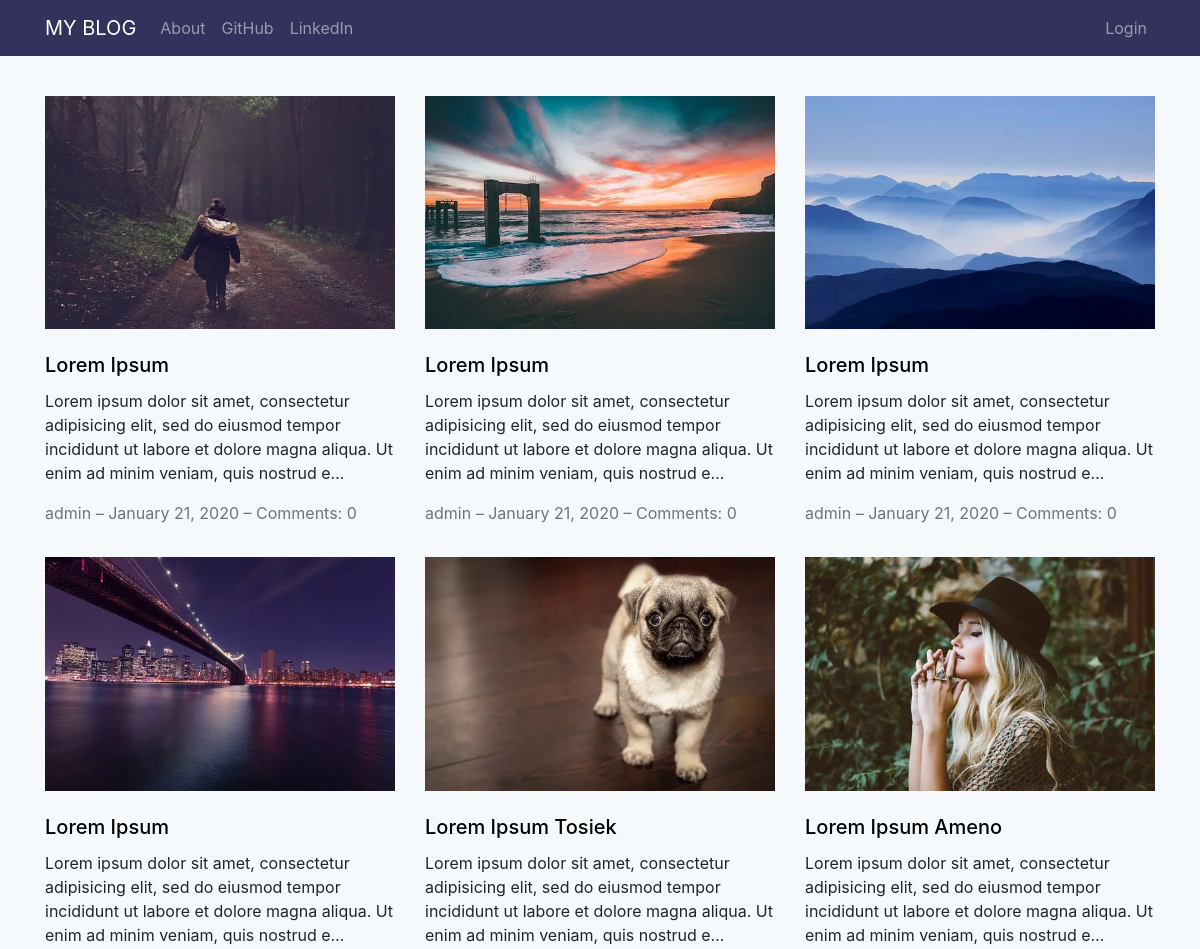
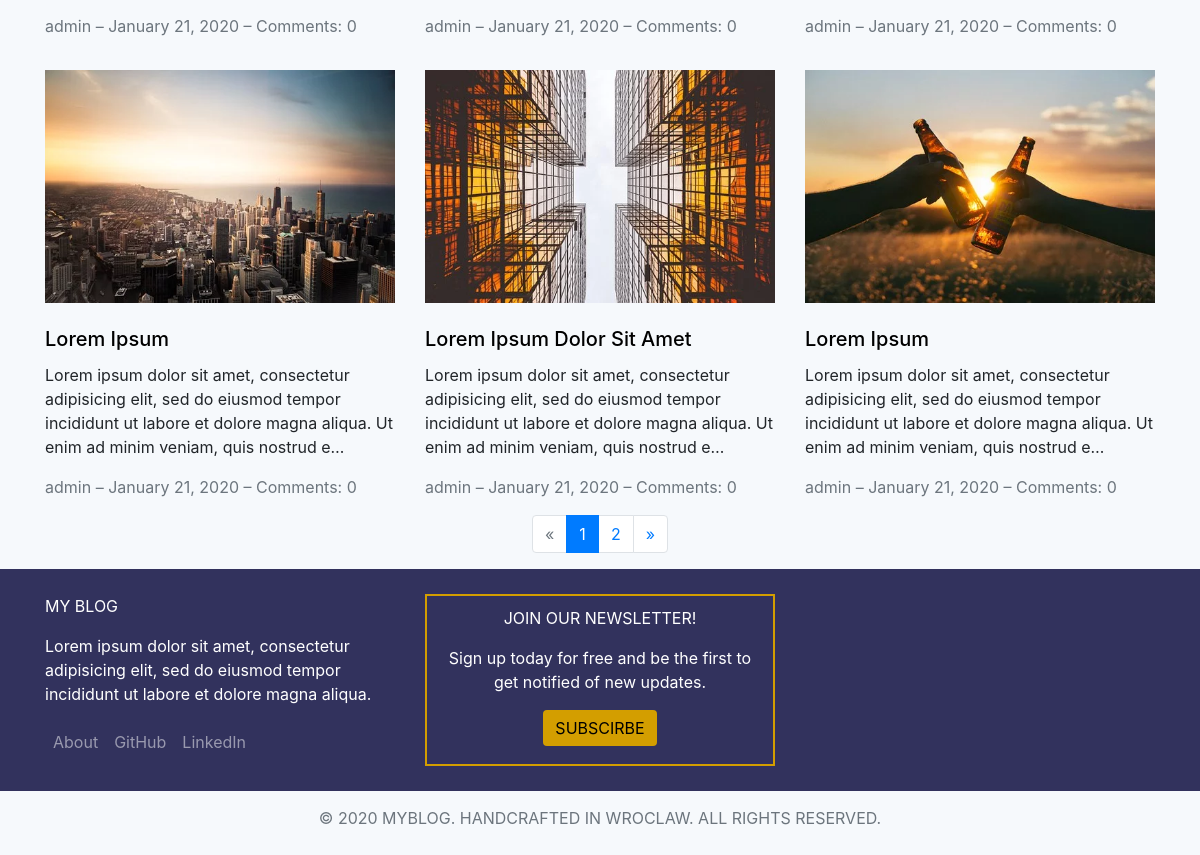
The page / on the database its author committed (2 pictures, top to bottom).
### blog/models.py (models this page shows, shortened)
class Post(models.Model):
    author = models.ForeignKey("auth.User", on_delete=models.CASCADE)
    title = models.CharField(max_length=200)
    text = models.TextField()
    image = models.ImageField(upload_to="post_img/", blank=True)
    create_date = models.DateTimeField(default=timezone.now)
    published_date = models.DateTimeField(blank=True, null=True)
    def approved_comments(self):
        return self.comments.filter(approved_comment=True)

### blog/views.py (the view)
# urls.py: path("", views.PostListView.as_view(), name="post_list"),
class PostListView(ListView):
    paginate_by = 9
    model = Post
    def get_queryset(self):
        return Post.objects.filter(published_date__lte=timezone.now()).order_by("-published_date")

### blog/templates/blog/post_list.html
{% extends "blog/base.html" %}
{% load static %}
{% block body_block %}
  <div class="row">
    {% for post in post_list %}
        <div class="col-sm-12 col-md-4 my-3">
          <a href="{% url 'post_detail' pk=post.pk %}">
            {% if post.image %}
              <img src="{{post.image.url}}" class="img-fluid">
            {% else %}
              <img src="{% static "img/default_post.jpg" %}" class="img-fluid">
            {% endif %}
          </a>
          <h5 class="card-title mt-4">
            <a style="color: black" href="{% url 'post_detail' pk=post.pk %}">{{ post.title }}</a>
          </h5>
          <p class="card-text">{{ post.text|safe|truncatechars:165 }}</p>
          <p class="card-text text-muted">
            {{ post.author }} – {{ post.published_date|date:"F d, Y" }} –
            <a class="text-muted" href="{% url 'post_detail' pk=post.pk %}">Comments: {{ post.approved_comments.count }}</a>
          </p>
        </div>
      {% if forloop.counter|divisibleby:"3" %}
        </div>
        <div class="row">
      {% endif %}
    {% endfor %}
  </div>
  {% if is_paginated %}
    <ul class="pagination">
      {% if page_obj.has_previous %}
        <li class="page-item">
          <a class="page-link" href="?page={{page_obj.previous_page_number}}">&laquo;</a>
        </li>
      {% else %}
        <li class="page-item disabled">
          <span class="page-link">&laquo;</span>
        </li>
      {% endif %}
      {% for i in page_obj.paginator.page_range %}
        {% if i == page_obj.number %}
          <li class="page-item active">
            <a class="page-link" href="">{{page_obj.number}}</a>
          </li>
        {% elif i|add:"-3" <= page_obj.number and i|add:"3" >= page_obj.number %}
          <li class="page-item ">
            <a class="page-link" href="?page={{i}}">{{i}}</a>
          </li>
        {% elif i|divisibleby:"10" and i|add:"-30" <= page_obj.number and i|add:"30" >= page_obj.number%}
          <li class="page-item ">
            <a class="page-link" href="?page={{i}}">{{i}}</a>
          </li>
        {% endif %}
      {% endfor %}
      {% if page_obj.has_next %}
        <li class="page-item">
          <a class="page-link" href="?page={{page_obj.next_page_number}}">&raquo;</a>
        </li>
      {% else %}
        <li class="page-item disabled">
          <span class="page-link">&raquo;</span>
        </li>
      {% endif %}
    </ul>
  {% endif %}
{% endblock %}

### blog/static/css/blog.css (style rules this page uses)
body { background-color: rgb(246, 249, 252); margin: 0px; border: 0px; padding: 0px; }
.pagination { justify-content: center; }

### rows shown on the page
Post: image (picture), title "Lorem Ipsum", text "Lorem ipsum dolor sit amet, consectetur adipisicing elit, sed do eiusmod tempor incididunt ut labore et dolore magna aliqua. Ut enim ad minim veniam, quis nostrud e…", author "admin", published_date "January 21, 2020", approved_comments.count "0"
Post: image (picture), title "Lorem Ipsum", text "Lorem ipsum dolor sit amet, consectetur adipisicing elit, sed do eiusmod tempor incididunt ut labore et dolore magna aliqua. Ut enim ad minim veniam, quis nostrud e…", author "admin", published_date "January 21, 2020", approved_comments.count "0"
Post: image (picture), title "Lorem Ipsum", text "Lorem ipsum dolor sit amet, consectetur adipisicing elit, sed do eiusmod tempor incididunt ut labore et dolore magna aliqua. Ut enim ad minim veniam, quis nostrud e…", author "admin", published_date "January 21, 2020", approved_comments.count "0"
Post: image (picture), title "Lorem Ipsum", text "Lorem ipsum dolor sit amet, consectetur adipisicing elit, sed do eiusmod tempor incididunt ut labore et dolore magna aliqua. Ut enim ad minim veniam, quis nostrud e…", author "admin", published_date "January 21, 2020", approved_comments.count "0"
Post: image (picture), title "Lorem Ipsum Tosiek", text "Lorem ipsum dolor sit amet, consectetur adipisicing elit, sed do eiusmod tempor incididunt ut labore et dolore magna aliqua. Ut enim ad minim veniam, quis nostrud e…", author "admin", published_date "January 21, 2020", approved_comments.count "0"
Post: image (picture), title "Lorem Ipsum Ameno", text "Lorem ipsum dolor sit amet, consectetur adipisicing elit, sed do eiusmod tempor incididunt ut labore et dolore magna aliqua. Ut enim ad minim veniam, quis nostrud e…", author "admin", published_date "January 21, 2020", approved_comments.count "0"
Post: image (picture), title "Lorem Ipsum", text "Lorem ipsum dolor sit amet, consectetur adipisicing elit, sed do eiusmod tempor incididunt ut labore et dolore magna aliqua. Ut enim ad minim veniam, quis nostrud e…", author "admin", published_date "January 21, 2020", approved_comments.count "0"
Post: image (picture), title "Lorem Ipsum Dolor Sit Amet", text "Lorem ipsum dolor sit amet, consectetur adipisicing elit, sed do eiusmod tempor incididunt ut labore et dolore magna aliqua. Ut enim ad minim veniam, quis nostrud e…", author "admin", published_date "January 21, 2020", approved_comments.count "0"
Post: image (picture), title "Lorem Ipsum", text "Lorem ipsum dolor sit amet, consectetur adipisicing elit, sed do eiusmod tempor incididunt ut labore et dolore magna aliqua. Ut enim ad minim veniam, quis nostrud e…", author "admin", published_date "January 21, 2020", approved_comments.count "0"

### other values the page prints
{{ page_obj.number }} "1"
{{ i }} "2"
